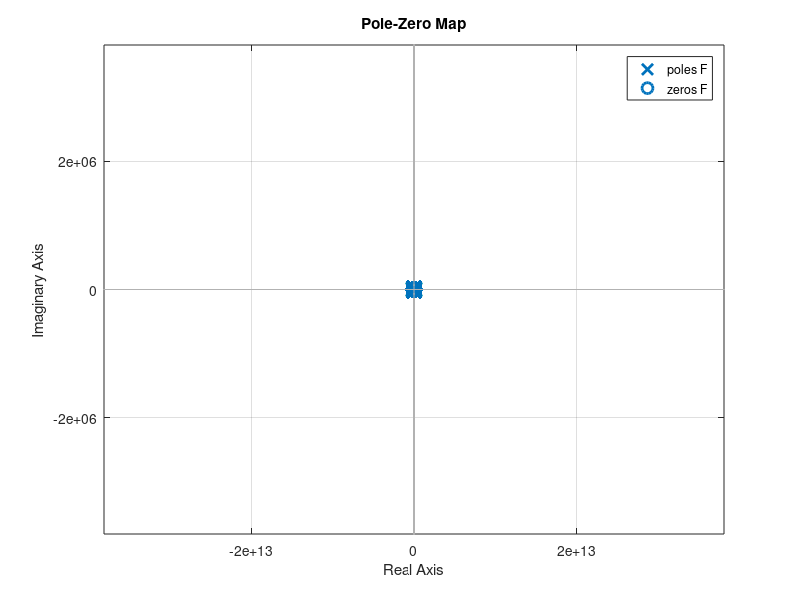

Source code (MATLAB):
% Neg_Feedbac.m
% Author: Saul Rodriguez
% Date: 2011-08-31

% This script shows the root-locus of in negative feedback systems. The
% Loop gain of the system (AB) can contain 0-1 zeros and 1-3 poles
% Instructions:
% 1) Define the position of the zeros (n) and poles (p)
% 2) Comment/Uncomment the ZERO/POLE assignemts for the numerator (NAB) or
% denominator (DAB)
% 3) Assign a value to the DC loop gain AB0
% 4) Execute the script

% 1) Define the zeros and poles
clear all;

%%%%%%%%%%%%%%%%%%%%%%%%%%%%%%%%%%%%
% Here you can modify zeros (n) and
% poles (p) of AB
%%%%%%%%%%%%%%%%%%%%%%%%%%%%%%%%%%%
pkg load control


n1 = -10e3;
n2 = -1;

p1 = -1e3;
p2 = -5e3;
p3 = -15e3;

% POLES in AB
DABP1 = tf([-1/p1 1],1);
DABP2 = tf([-1/p2 1],1);
DABP3 = tf([-1/p3 1],1);

%%%%%%%%%%%%%%%%%%%%%%%%%%%%%%%%%%%%%
% Comment/Uncomment the following 
% lines to add/removes zero/poles
%%%%%%%%%%%%%%%%%%%%%%%%%%%%%%%%%%%%

% NO ZERO in AB
%NAB = 1;

% SINGLE ZERO in AB
NAB = tf([-1/n1 1],1)

% SINGLE POLE in AB
%DAB = DABP1;

% TWO POLE in AB
%DAB = DABP1*DABP2;

% THREE POLE in AB
DAB = DABP1*DABP2*DABP3

% define the DC loop gain AB0
AB0 = 60;

ab0 = 0:-.5:-AB0
N = length(ab0)

for i=1:N,

    % Create the loop gain polynomial
    AB = ab0(i)*NAB/DAB;

    %%% Creating the transfer function
    %g = tf([n1 n0],[d2 d1 d0])
    %F = AB
    F = -AB/(1-AB);
    %F = NAB/(DAB - NAB)

    figure(1);
    pzmap(F);
    hold on;
    pause;
end

hold off;

